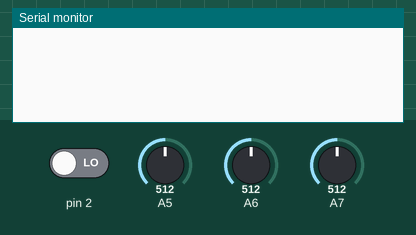
This sketch was run on a simulated Arduino Nano, built with avr-gcc and run on an emulated ATmega328P. Shown: the last lines printed to the serial monitor. The test bench sets the inputs (shaded band); at power-on: A6 = 512, pin 2 LOW, A5 = 512, A7 = 512.

Above: at 1.2 s.
1.3 s: A6 set to 900
At 2.0 s:
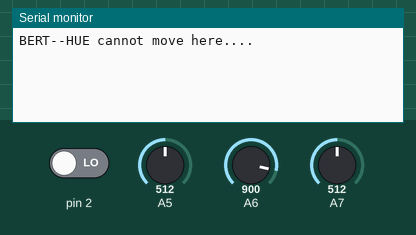
2.8 s: pin 2 driven HIGH
At 4.3 s:
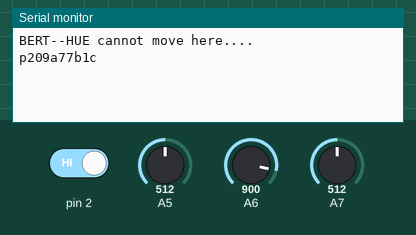

The sketch:

BERT_embedded.ino
```cpp
/*
  Control program for BERT to read positional sensor data, average it and send it to
  BERT's control system
*/

// Global constants
// interval of time to average positional sensor values for
unsigned long interval = 15;
char pos_char = 'p';
char end_character = '\n';


// These define the maximum relative angles which the BERT frame can take (in radians)
//  multiplied by the precision factor and stored as integers.
const double Q1_max = 2.41 ;
const double Q1_min = 0.33 ;
const double Q2_max = 2.79;
const double Q2_min = 0.52 ;
const double Q3_max = PI ;
const double Q3_min = -PI ;
const double offset1 = 0.33272;
const double offset2 = 1.84818;
const double offset3 = 0.88631;

//These define the maximum analog voltage reading of the arduino.
//THESE ARE FOR BERT
const int rA_max = 940;
const int rA_min = 0;
const int rB_max = 780;
const int rB_min = 0;
const int rC_max = 1023;
const int rC_min = 0;


// Constants for voltage2angle.
// These value define HUE and BERTS mechanical frame dimensions
const int p = 1000;
const  int OG = 0.0800 * p; //m*p
const  int L1 = 0.255 * p; //m
const  int CL1 = 0.14142136 * p; //m
const  int L1m = 0.1100 * p; //m
const  int L2 = 0.2600 * p; //m
const  int CL2 = 0.28044607 * p; //m
const int L2e = 0.0800 * p; //m
const  int OL = 0.109337002 * p; //m
const  int OX = 0.1055 * p; //m


//check variable
bool stuck = false;

//-- function list
String voltage2step(int a_in, int b_in, int c_in);
bool checkangles(double Q1, double Q2, double Q3);

void setup()
{
  // Set serial to a baud rate of 9600 and configure analog and digital pins
  // Analog pins are for the potentiometers
  // Digital pin is for the control button

  Serial.begin(9600);
  pinMode(A7, INPUT);
  pinMode(A6, INPUT);
  pinMode(A5, INPUT);
  pinMode(2, INPUT);
}

void loop()
{
  // Instantiate local variables
  unsigned long previousMillis = millis();
  unsigned long currentMillis = millis();
  int n = 0;
  unsigned long int a = 0;
  unsigned long int b = 0;
  unsigned long int c = 0;
  //
  //  // Average control values over period of time of interval
  //  while ((currentMillis - previousMillis) < interval)
  //  {
  //    a = analogRead(A7) + a;
  //    b = analogRead(A6) + b;
  //    c = analogRead(A5) + c;
  //
  //    n = n + 1;
  //    currentMillis = millis();
  //  }
  //
  //  // Set control values to average over the time interval
  //  a = a / n;
  //  b = b / n;
  //  c = c / n;


  a = analogRead(A7);
  b = analogRead(A6);
  c = analogRead(A5);
  // Reset time
  // previousMillis = currentMillis;
  //  Serial.print("\na = ");
  //  Serial.println(a);
  //  Serial.print("\nb = ");
  //  Serial.println(b);
  //  Serial.print("\nc = ");
  //  Serial.print(c);
  //  delay(1000);

  //Convert Data and Set control data value

  String control_data = voltage2steps(a, b, c);

  // Send control data to control system if BERT's control button is pressed
  if (digitalRead(2) && control_data != "INVALID")
  {
    Serial.print(control_data);
    delay(1);
    stuck = false;
    while (digitalRead(2)) {}
  }
}


//-----------------------FUNCTIONS


bool checkangles(double Q1, double Q2, double Q3)
{
  //This function checks if the input angle is within the defined limits of HUE's range

  //If the angle would be outside HUE's range a warning is sent through the serial port.
  //If the angle is within limits a true value will be returned
  if (  Q1 <= Q1_max && Q2 <= Q2_max && Q1 >= Q1_min && Q2 >= Q2_min)
  {
    return true;
  }
  else
  {
    //    Serial.print("Angles:  ");
    //    Serial.print(Q1);
    //    Serial.print(Q2);
    //    Serial.println(Q3);
    if (stuck == false) {
      Serial.println("BERT--HUE cannot move here....");
      stuck = true;
      return false;
    }
  }
}

String voltage2steps(int a_in, int b_in, int c_in)
{
  // This function converts a analog voltage value (0 to 1024) to a step position.
  // This function relies heavily on the defined dimensions of HUE and BERT.
  // This fuction will confirm the validity of the sent values against the
  //  defined limits of HUE's mechanical frame.
  // This function generally take 2ms to run.
  // Avoid the use of delays or print function to speed up compeletion.
  //Currently, doubles and long types are used to complete the mathmatical conversion.
  //For security and speed reason these should be changed in future version to ints.

  //Serial.println("converting voltage value to step angle...");

  //Convert the analog reading into the cooresponding arm angle in radians.//-=--------------------------------------------------------------------------MEEEEEEEEEEEEEEEEEEEEEEEEEEEEEEEEEEEEEEEEEEEEEEEEE
  //  double HQ1 = a_in * (Q1_max - Q1_min) / (rA_max - rA_min);
  double Q1 = Q1_min + a_in * (Q1_max - Q1_min) / (rA_max - rA_min); //CHANGE THIS IF DIMENSION OF POT VALUES CHANGE*********s
  double Q2 =  (Q2_min + b_in * (Q2_max - Q2_min) / (rB_max - rB_min)) + PI - Q1  - offset2;// - offset3; //CHANGE THIS IF DIMENSION OF POT VALUES CHANGE***********
  double Q3 = -PI + (c_in)  * 2 * PI / 1023; //CHANGE THIS IF DIMENSION OF POT VALUES CHANGE********

  //  double dQ2 = Q2*180/PI;
  //  double dQ1 = Q1 *180/PI;
  //  Serial.print("Q Angles: ");
  //  Serial.print(" Q1 =  ");
  //  Serial.print(Q1);
  //  Serial.print("  Q2 =  ");
  //  Serial.println(Q2);
  //Serial.println(Q3);
  //delay(500);

  if (checkangles(Q1, Q2, Q3)) {
    //double now = micros(); //Uncomment this to start timing function


    //Convert arm angle to motor shaft angle for stepper alpha
    //See math model for more information on equation here
    double q1_theta = PI   - Q1;
    long O_L1m = sqrt(pow(L1m, 2) + pow(OL, 2) - 2 * L1m * OL * cos(q1_theta));
    double q1_beta =  acos(( pow(OG, 2)  - pow(CL1, 2) + pow(O_L1m, 2)) / (2 * OG * O_L1m));
    double q1_alpha = acos( (pow(OL, 2)  - pow(L1m, 2) + pow(O_L1m, 2)) / (2 * OL * O_L1m ));
    double qS1 = (q1_beta + q1_alpha); //Angle of OG1 referenced to the line between center of planetary gear and pivot of L1

    //Convert arm angle to motor shaft angle for stepper beta
    //See math model for more information on equation here
    double q2_theta = PI - Q2;
    long R2 = sqrt(pow(L1, 2) + pow(L2e, 2) - 2 * long(L1) * long(L2e) * cos(q2_theta));
    double q_L1_R2 = acos((-pow(L2e, 2)  + pow(R2, 2) + pow(L1, 2)) / (2 * R2 * L1));
    double q2_gamma = PI - Q1 - q_L1_R2;
    long  R1 =  sqrt(pow(OL, 2) + pow(R2, 2) - 2 * long(OL) * long(R2) * cos(q2_gamma));
    double q2_beta =  acos((pow(OG, 2) - pow(CL2, 2) + pow(R1, 2)) / (2 * OG * R1));
    double q2_alpha =  acos((pow(OL, 2) - pow(R2, 2) + pow(R1, 2)) / (2 * OL * R1));
    double qS2 = q2_alpha + q2_beta;//Angle of OG2 referenced to the line between center of planetary gear and pivot of L1
    //    Serial.print("  qS2 =  ");
    //    Serial.println(qS2);
    //Convert motor arm angle to steps based on a precision of 200 steps per rotation

    int tS1 = (3.442 - qS1) / (2 * PI) * 4 * 200; //CHANGE THIS IF alpha STEPPER CHANGES*******
    int tS2 = (4.114 - qS2) / (2 * PI) * 4 * 200; //CHANGE THIS IF beta STEPPER CHANGES********
    int tS3 = (Q3 * 13) * 200 / ( 2 * PI); // CHANGE THIS IF charlie STEPPER CHANGES*************[
    //UNCOMMENTME

    //        Serial.print("  tS2 =  ");
    //  Serial.println(tS2);

    String steps = pos_char + String(tS1) + 'a' + String(tS2) + 'b' + String(tS3) + 'c' + end_character;
    //String steps = pos_char + String(tS1) + 'a' + String(tS2) + 'b' + 0 + 'c' + end_character;
    // double then = micros();//Uncomment to end timing function
    return steps;
  } else
  {
    return "INVALID";
  }
}//voltage2angle
```

Measured:
- after the input at 1.3 s, the serial monitor: prints a new line at once (image 1)
- after the input at 2.8 s, the serial monitor: prints a new line at once (image 2)
